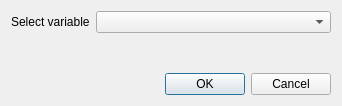
<?xml version="1.0" encoding="UTF-8"?>
<ui version="4.0">
 <class>GROUPBY_FIELD_LB</class>
 <widget class="QDialog" name="GROUPBY_FIELD_LB">
  <property name="geometry">
   <rect>
    <x>0</x>
    <y>0</y>
    <width>342</width>
    <height>106</height>
   </rect>
  </property>
  <property name="windowTitle">
   <string>Dialog</string>
  </property>
  <property name="locale">
   <locale language="English" country="UnitedStates"/>
  </property>
  <layout class="QFormLayout" name="formLayout">
   <item row="0" column="0">
    <widget class="QLabel" name="SELECTVAR_LB">
     <property name="text">
      <string>Select variable</string>
     </property>
    </widget>
   </item>
   <item row="0" column="1">
    <widget class="QComboBox" name="VAR_CB"/>
   </item>
   <item row="1" column="1">
    <spacer name="verticalSpacer">
     <property name="orientation">
      <enum>Qt::Vertical</enum>
     </property>
     <property name="sizeHint" stdset="0">
      <size>
       <width>20</width>
       <height>40</height>
      </size>
     </property>
    </spacer>
   </item>
   <item row="2" column="1">
    <widget class="QDialogButtonBox" name="buttonBox">
     <property name="orientation">
      <enum>Qt::Horizontal</enum>
     </property>
     <property name="standardButtons">
      <set>QDialogButtonBox::Cancel|QDialogButtonBox::Ok</set>
     </property>
    </widget>
   </item>
  </layout>
 </widget>
 <resources/>
 <connections>
  <connection>
   <sender>buttonBox</sender>
   <signal>accepted()</signal>
   <receiver>GROUPBY_FIELD_LB</receiver>
   <slot>accept()</slot>
   <hints>
    <hint type="sourcelabel">
     <x>248</x>
     <y>254</y>
    </hint>
    <hint type="destinationlabel">
     <x>157</x>
     <y>274</y>
    </hint>
   </hints>
  </connection>
  <connection>
   <sender>buttonBox</sender>
   <signal>rejected()</signal>
   <receiver>GROUPBY_FIELD_LB</receiver>
   <slot>reject()</slot>
   <hints>
    <hint type="sourcelabel">
     <x>316</x>
     <y>260</y>
    </hint>
    <hint type="destinationlabel">
     <x>286</x>
     <y>274</y>
    </hint>
   </hints>
  </connection>
 </connections>
</ui>
